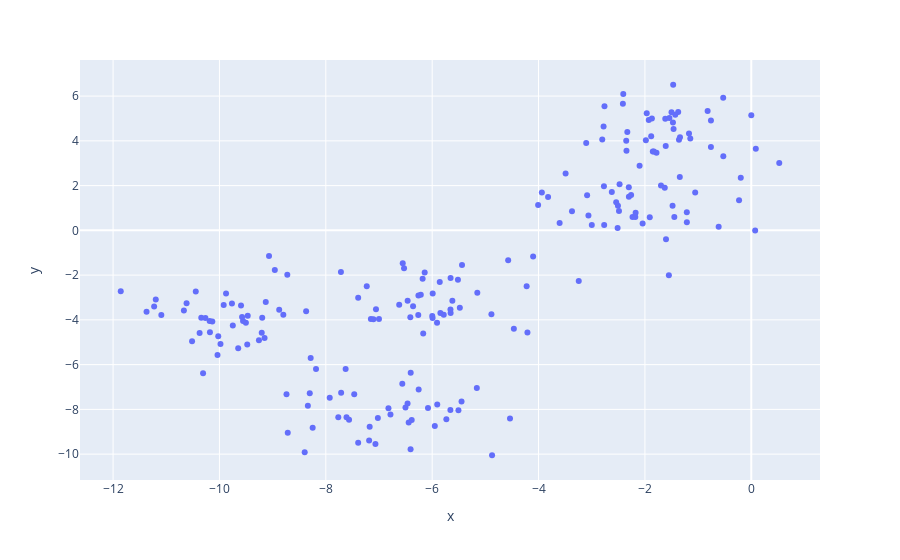

Notebook source saved alongside this figure:
### Code cell
grafico = px.scatter(x = X_random[:,0], y = X_random[:,1])
grafico.show()

### Figure 1 — Plotly figure (JSON) as saved in the notebook; plotly's stock layout.template omitted (floating-point values rounded to 4 significant figures; data arrays with more than 128 entries replaced by an {"elided": "..."} marker saying what was removed)
{"data": [{"hovertemplate": "x=%{x}<br>y=%{y}<extra></extra>", "legendgroup": "", "marker": {"color": "#636efa", "symbol": "circle"}, "mode": "markers", "name": "", "orientation": "v", "showlegend": false, "type": "scatter", "x": {"elided": "200 float values"}, "xaxis": "x", "y": {"elided": "200 float values"}, "yaxis": "y"}], "layout": {"legend": {"tracegroupgap": 0}, "margin": {"t": 60}, "xaxis": {"anchor": "y", "domain": [0, 1], "title": {"text": "x"}}, "yaxis": {"anchor": "x", "domain": [0, 1], "title": {"text": "y"}}}}
